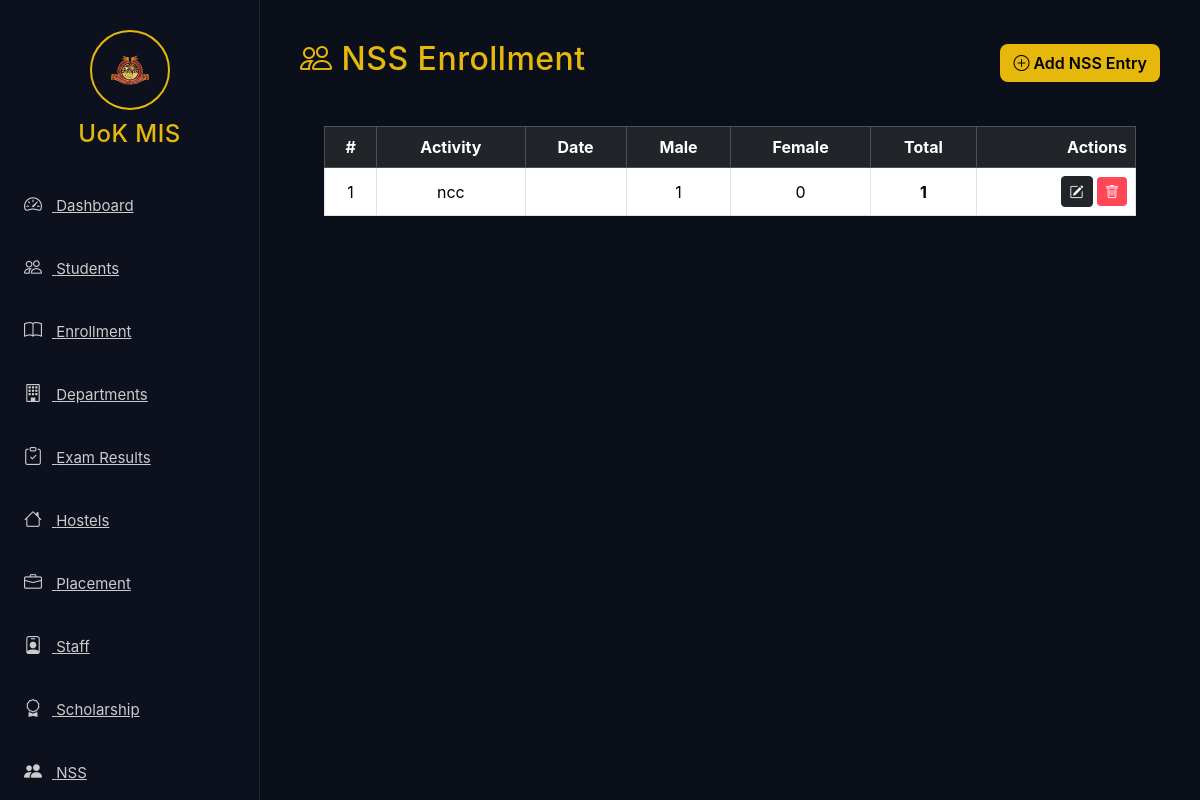
Page /nss on the committed database.
### app/models.py (models this page shows)
class NSSEnrollment(db.Model):
    __tablename__ = "nss_enrollment"
    id = db.Column(db.Integer, primary_key=True)
    male = db.Column(db.Integer, default=0)
    female = db.Column(db.Integer, default=0)
    @property
    def total(self):
        return (self.male or 0) + (self.female or 0)
    activity = db.Column(db.String(255), nullable=False)
    date = db.Column(db.String(50))
    remarks = db.Column(db.Text)
    created_at = db.Column(db.DateTime, default=datetime.utcnow)

### app/routes.py (the view)
@main.route("/nss")
def nss_list():
    nss = NSSEnrollment.query.order_by(NSSEnrollment.id.desc()).all()
    return render_template("nss/nss.html", nss_list=nss)

### app/templates/nss/nss.html
{% extends 'base.html' %}
{% block content %}
<div class="page-header d-flex justify-content-between align-items-center">
  <h2><i class="bi bi-people"></i> NSS Enrollment</h2>
  <a href="{{ url_for('main.add_nss') }}" class="btn btn-gold">
    <i class="bi bi-plus-circle"></i> Add NSS Entry
  </a>
</div>
<div class="card-glow p-4 mt-3">
  <table class="table table-bordered align-middle text-center">
    <thead class="table-dark">
      <tr>
        <th>#</th>
        <th>Activity</th>
        <th>Date</th>
        <th>Male</th>
        <th>Female</th>
        <th>Total</th>
        <th class="text-end">Actions</th>
      </tr>
    </thead>
    <tbody>
      {% for n in nss_list %}
      <tr>
        <td>{{ loop.index }}</td>
        <td>{{ n.activity }}</td>
        <td>{{ n.date }}</td>
        <td>{{ n.male }}</td>
        <td>{{ n.female }}</td>
        <td><b>{{ n.total }}</b></td>
        <td class="text-end">
          <a href="{{ url_for('main.edit_nss', nss_id=n.id) }}" class="btn btn-sm btn-dark">
            <i class="bi bi-pencil-square"></i>
          </a>
          <form method="POST" action="{{ url_for('main.delete_nss', nss_id=n.id) }}"
                style="display:inline;" onsubmit="return confirm('Delete this entry?')">
            <button class="btn btn-sm btn-danger">
              <i class="bi bi-trash"></i>
            </button>
          </form>
        </td>
      </tr>
      {% else %}
      <tr>
        <td colspan="7" class="text-center">No NSS entries yet.</td>
      </tr>
      {% endfor %}
    </tbody>
  </table>
</div>
{% endblock %}

### app/static/css/style.css (style rules this page uses)
body { background: #0b0f19; color: #eee; font-family: "Inter", sans-serif; overflow-x: hidden; }
h1, h2, h3, h4, h5, h6 { color: #e5b80b; letter-spacing: 0.5px; }
.table { color: #eee; }
.table thead { background: #151b2e; }
.btn-danger { background: #ff4757; border: none; }
.btn-gold { background: #e5b80b; color: #000; border-radius: 8px; font-weight: 600; }

### rows in the picture
NSSEnrollment: activity "ncc", male "1", female "0", total "1"
